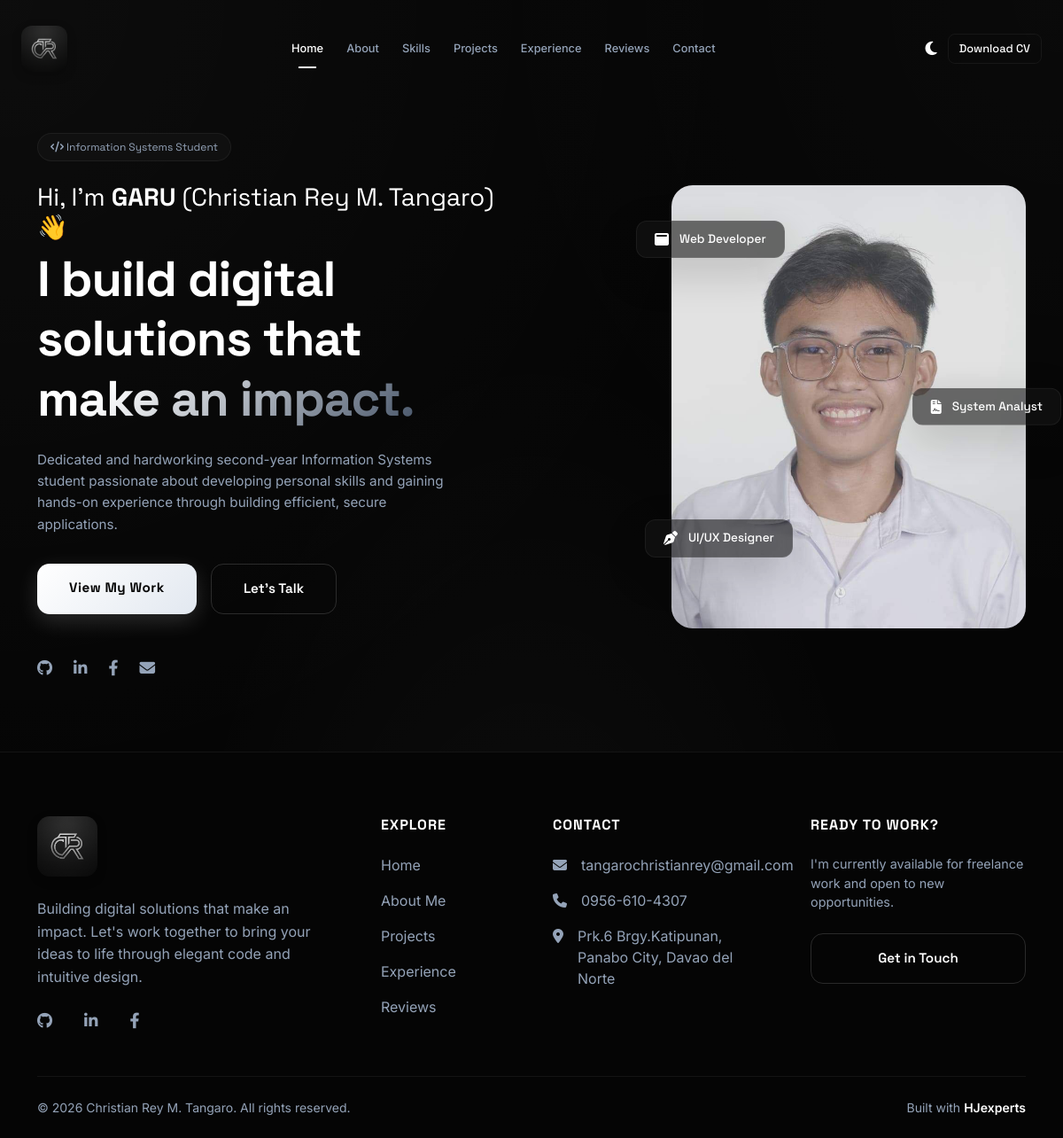
The page / on the database its author committed.
### tables this page shows
CREATE TABLE `settings` (
  `setting_key` varchar(50) NOT NULL,
  `setting_value` text DEFAULT NULL,
  PRIMARY KEY (`setting_key`)
);

### includes/db.php (called while the page is built, shortened)
<?php
$is_localhost = isset($_SERVER['HTTP_HOST']) && ($_SERVER['HTTP_HOST'] === 'localhost' || $_SERVER['HTTP_HOST'] === '127.0.0.1' || in_array($_SERVER['REMOTE_ADDR'], ['127.0.0.1', '::1']));
$base_url = $is_localhost ? '/garu' : '';
function getSetting(PDO $pdo, string $key): string {
    $stmt = $pdo->prepare("SELECT setting_value FROM settings WHERE setting_key = ?");
    $stmt->execute([$key]);
    return $stmt->fetchColumn() ?: '';
}
?>

### index.php (the view, shortened to what this page needs)
<?php include 'includes/header.php'; ?>
<?php
$base_url = $base_url ?? '';
$hero_title = getSetting($pdo, 'hero_title');
$hero_desc = getSetting($pdo, 'hero_desc');
$email = getSetting($pdo, 'email');
$linkedin = getSetting($pdo, 'linkedin');
$facebook = getSetting($pdo, 'facebook');
$github = getSetting($pdo, 'github');
$full_name = getSetting($pdo, 'full_name');
?>
    <section id="home" style="padding-top: 150px; min-height: 100vh;">
        <div class="container">
            <div class="row align-items-center">
                <div class="col-lg-6 text-center text-lg-start d-flex flex-column align-items-center align-items-lg-start">
                    <div class="hero-tag">
                        <i class="fa-solid fa-code"></i> Information Systems Student
                    </div>
                    <h2 class="text-white mb-2 fs-3 fw-normal">Hi, I'm <span class="fw-bold">GARU</span> (<?= htmlspecialchars($full_name) ?>) 👋</h2>
                    <?php
                        $title_lines = explode("\n", str_replace("\r", "", trim($hero_title)));
                        $last_line = array_pop($title_lines);
                        $formatted_title = "";
                        if(count($title_lines) > 0) {
                            $formatted_title = implode("<br>", array_map('htmlspecialchars', $title_lines)) . "<br>";
                        }
                        $formatted_title .= "<span>" . htmlspecialchars($last_line) . "</span>";
                    ?>
                    <h1 class="hero-title"><?= $formatted_title ?></h1>
                    <p class="hero-desc">
                         <?= htmlspecialchars($hero_desc) ?>
                    </p>
                    <div class="d-flex justify-content-center justify-content-lg-start gap-3 mb-5">
                        <a href="<?= $base_url ?>/projects" class="btn-primary-custom">View My Work</a>
                        <a href="<?= $base_url ?>/contact" class="btn-outline-custom">Let's Talk</a>
                    </div>
                    <div class="social-icons d-flex justify-content-center justify-content-lg-start gap-1">
                        <a href="<?= htmlspecialchars($github) ?>" target="_blank"><i class="fa-brands fa-github"></i></a>
                        <a href="<?= htmlspecialchars($linkedin) ?>" target="_blank"><i class="fa-brands fa-linkedin-in"></i></a>
                        <a href="<?= htmlspecialchars($facebook) ?>" target="_blank"><i class="fa-brands fa-facebook-f"></i></a>
                        <a href="mailto:<?= htmlspecialchars($email) ?>"><i class="fa-solid fa-envelope"></i></a>
                    </div>
                </div>
                <div class="col-lg-6 d-none d-lg-block">
                    <div class="hero-img-box">
                        <img src="<?= $base_url ?>/assets/images/garu.jpg" alt="Christian Rey M. Tangaro" class="w-100 h-100" style="object-fit: cover; border-radius: 24px;">
                        <div class="floating-badge shadow-lg" style="top: 40px; left: -40px;">
                            <i class="fa-solid fa-window-maximize text-white"></i>
                            <h6>Web Developer</h6>
                        </div>
                        <div class="floating-badge shadow-lg" style="bottom: 80px; left: -30px;">
                            <i class="fa-solid fa-pen-nib text-white"></i>
                            <h6>UI/UX Designer</h6>
                        </div>
                        <div class="floating-badge shadow-lg" style="top: 50%; right: -40px; transform: translateY(-50%);">
                            <i class="fa-solid fa-file-contract text-white"></i>
                            <h6>System Analyst</h6>
                        </div>
                    </div>
                </div>
            </div>
        </div>
    </section>
<?php include 'includes/footer.php'; ?>

### includes/footer.php (shortened to what this page needs)
<?php
$f_facebook = getSetting($pdo, 'facebook');
$f_github = getSetting($pdo, 'github');
$f_linkedin = getSetting($pdo, 'linkedin');
$f_email = getSetting($pdo, 'email');
$f_phone = getSetting($pdo, 'phone');
$f_location = getSetting($pdo, 'location');
?>
    <footer class="pt-5 pb-4 mt-5" style="border-top: 1px solid var(--border-color); background: var(--bg-main);">
        <div class="container mt-4 reveal">
            <div class="row g-5 mb-5">
                <div class="col-lg-4 col-md-6">
                    <div class="mb-4">
                        <img src="<?= $base_url ?>/assets/images/logo.png" alt="CRT Logo" class="footer-logo">
                    </div>
                    <p class="text-secondary-custom mb-4 pe-lg-4 fs-6" style="line-height: 1.6; color: var(--text-secondary);">
                        Building digital solutions that make an impact. Let's work together to bring your ideas to life through elegant code and intuitive design.
                    </p>
                    <div class="d-flex gap-3 social-icons">
                        <a href="<?= htmlspecialchars($f_github) ?>" target="_blank" class="text-decoration-none"><i class="fa-brands fa-github"></i></a>
                        <a href="<?= htmlspecialchars($f_linkedin) ?>" target="_blank" class="text-decoration-none"><i class="fa-brands fa-linkedin-in"></i></a>
                        <a href="<?= htmlspecialchars($f_facebook) ?>" target="_blank" class="text-decoration-none"><i class="fa-brands fa-facebook-f"></i></a>
                    </div>
                </div>
                <div class="col-lg-2 col-md-6">
                    <h5 class="text-white mb-4 fw-bold fs-6 text-uppercase" style="letter-spacing: 1px;">Explore</h5>
                    <ul class="list-unstyled d-flex flex-column gap-3">
                        <li><a href="<?= $base_url ?>/" class="text-decoration-none footer-link" style="color: var(--text-secondary);">Home</a></li>
                        <li><a href="<?= $base_url ?>/about" class="text-decoration-none footer-link" style="color: var(--text-secondary);">About Me</a></li>
                        <li><a href="<?= $base_url ?>/projects" class="text-decoration-none footer-link" style="color: var(--text-secondary);">Projects</a></li>
                        <li><a href="<?= $base_url ?>/experience" class="text-decoration-none footer-link" style="color: var(--text-secondary);">Experience</a></li>
                        <li><a href="<?= $base_url ?>/reviews" class="text-decoration-none footer-link" style="color: var(--text-secondary);">Reviews</a></li>
                    </ul>
                </div>
                <div class="col-lg-3 col-md-6">
                    <h5 class="text-white mb-4 fw-bold fs-6 text-uppercase" style="letter-spacing: 1px;">Contact</h5>
                    <ul class="list-unstyled d-flex flex-column gap-3">
                        <li style="color: var(--text-secondary);" class="d-flex gap-3"><i class="fa-solid fa-envelope mt-1"></i> <?= htmlspecialchars($f_email) ?></li>
                        <li style="color: var(--text-secondary);" class="d-flex gap-3"><i class="fa-solid fa-phone mt-1"></i> <?= htmlspecialchars($f_phone) ?></li>
                        <li style="color: var(--text-secondary);" class="d-flex gap-3"><i class="fa-solid fa-location-dot mt-1"></i> <?= htmlspecialchars($f_location) ?></li>
                    </ul>
                </div>
                <div class="col-lg-3 col-md-6">
                    <h5 class="text-white mb-4 fw-bold fs-6 text-uppercase" style="letter-spacing: 1px;">Ready to work?</h5>
                    <p class="mb-4" style="color: var(--text-secondary); font-size: 0.9rem;">I'm currently available for freelance work and open to new opportunities.</p>
                    <a href="<?= $base_url ?>/contact" class="btn-outline-custom w-100 text-center text-decoration-none d-inline-block">Get in Touch</a>
                </div>
            </div>
            <div class="pt-4 border-top d-flex flex-column flex-md-row justify-content-between align-items-center" style="border-color: var(--border-color) !important;">
                <p class="mb-0 small" style="color: var(--text-secondary);">&copy; <?php echo date('Y'); ?> Christian Rey M. Tangaro. All rights reserved.</p>
                <p class="mb-0 small mt-2 mt-md-0 d-flex align-items-center" style="color: var(--text-secondary);">
                    Built with <a href="#" target="_blank" class="fw-semibold ms-1 text-decoration-none" style="color: var(--text-primary); transition: 0.2s;" onmouseover="this.style.color='#10b981'" onmouseout="this.style.color='var(--text-primary)'">HJexperts</a>
                </p>
            </div>
        </div>
    </footer>
</body>
</html>

### assets/css/style.css (style rules this page uses)
:root { --bg-main: #050505; --bg-card: rgba(20, 20, 20, 0.6); --text-primary: #ffffff; --text-secondary: #94a3b8; --border-color: rgba(255, 255, 255, 0.06); --accent-glow: rgba(255, 255, 255, 0.05); }
h1, h2, h3, h4, h5, h6, .hero-title, .hero-tag, .btn-primary-custom, .btn-outline-custom, .btn-nav { font-family: 'Space Grotesk', sans-serif !important; }
html, body { overflow-x: hidden; width: 100%; }
body { background-color: var(--bg-main); background-image: radial-gradient(at 0% 0%, rgba(255, 255, 255, 0.03) 0px, transparent 50%), radial-gradient(at 100% 0%, rgba(255, 255, 255, 0.02) 0px, transparent 40%), radial-gradient(at 50% 100%, rgba(255, 255, 255, 0.04) 0px, transparent 50%); color: var(--text-primary); font-family: 'Inter', sans-serif; -webkit-font-smoothing: antialiased; transition: background-color 0.4s ease, color 0.4s ease, border-color 0.4s ease; min-height: 100vh; }
.info-card, .skill-card, .project-card, .nav-link, .btn-nav, .btn-primary-custom, .btn-outline-custom, .social-icons a, .mode-icon { transition: all 0.4s cubic-bezier(0.4, 0, 0.2, 1); }
.hero-tag { display: inline-block; padding: 6px 14px; background-color: var(--bg-card); border-radius: 20px; font-size: 0.75rem; color: var(--text-secondary); margin-bottom: 24px; border: 1px solid var(--border-color); }
.hero-title { font-size: 3.5rem; font-weight: 700; line-height: 1.2; margin-bottom: 24px; letter-spacing: -0.02em; }
.hero-title span { background: linear-gradient(135deg, #ffffff 20%, #475569 100%); -webkit-background-clip: text; background-clip: text; -webkit-text-fill-color: transparent; }
.hero-desc { font-size: 0.95rem; color: var(--text-secondary); line-height: 1.6; max-width: 480px; margin-bottom: 32px; }
.btn-primary-custom { background-color: var(--text-primary); color: var(--bg-main); border: none; padding: 10px 24px; border-radius: 8px; font-weight: 600; font-size: 0.9rem; }
.btn-outline-custom { background-color: transparent; color: var(--text-primary); border: 1px solid var(--border-color); padding: 10px 24px; border-radius: 8px; font-weight: 600; font-size: 0.9rem; }
.social-icons a { color: var(--text-secondary); font-size: 1.1rem; margin-right: 20px; }
.hero-img-box { position: relative; width: 100%; max-width: 400px; height: 500px; background-color: #1a1a1a; border-radius: 24px; margin-left: auto; }
.floating-badge { position: absolute; background-color: var(--bg-card); border: 1px solid var(--border-color); padding: 12px 20px; border-radius: 12px; display: flex; align-items: center; gap: 12px; }
.floating-badge h6 { margin: 0; font-size: 0.85rem; font-weight: 500; }
a { text-decoration: none; }
.footer-logo { height: 68px; object-fit: contain; border-radius: 14px; box-shadow: 0 4px 12px rgba(0, 0, 0, 0.2); }
.btn-primary-custom, .btn-submit { background: linear-gradient(135deg, #ffffff, #e2e8f0) !important; color: #050505 !important; border: none !important; border-radius: 14px !important; padding: 16px 36px !important; font-weight: 700 !important; font-size: 0.95rem !important; letter-spacing: 0.5px !important; box-shadow: 0 8px 24px rgba(255, 255, 255, 0.15) !important; transition: all 0.4s cubic-bezier(0.4, 0, 0.2, 1) !important; }
.btn-outline-custom { background: transparent !important; border: 1px solid rgba(255, 255, 255, 0.15) !important; color: var(--text-primary) !important; border-radius: 14px !important; padding: 16px 36px !important; font-weight: 600 !important; font-size: 0.95rem !important; transition: all 0.3s cubic-bezier(0.4, 0, 0.2, 1) !important; }

### includes/footer.php (style rules this page uses)
.footer-link { transition: 0.2s; }

### rows shown on the page
settings: setting_value "Christian Rey M. Tangaro"
settings: setting_value "Dedicated and hardworking second-year Information Systems student passionate about developing personal skills and gaining hands-on experience through building efficient, secure applications."
settings: setting_value "tangarochristianrey@gmail.com"
settings: setting_value "0956-610-4307"
settings: setting_value "Prk.6 Brgy.Katipunan, Panabo City, Davao del Norte"

### other values the page prints
implode("<br>", array_map('htmlspecialchars', $title_lines)) "I build digital solutions that"
$last_line "make an impact."
